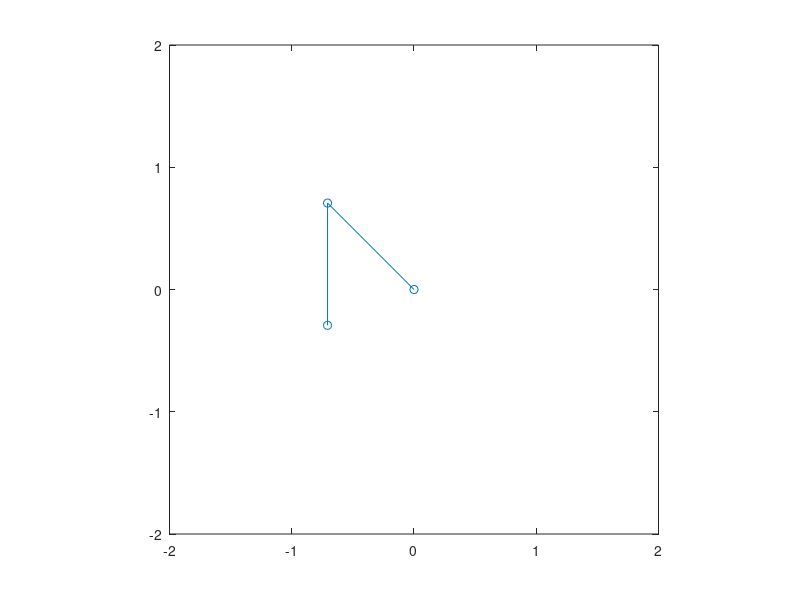

MATLAB code to generate this figure:
%hold off
clear
clc
for t=0:.5:135
%Theta in degrees
T1=t;
T2=t;
%Theta in radians
T1=(T1/180)*pi;
T2=(T2/180)*pi;
%Arm lengths
a1=1; 
a2=1; %Arm 1 length
a3=1;
a4=1; %Arm 2 length
%Calculate the rotation for arm1 and arm2 seperately
R0_1=[cos(T1) -sin(T1) 0;sin(T1) cos(T1) 0; 0 0 1];
R1_2=[cos(T2) -sin(T2) 0;sin(T2) cos(T2) 0; 0 0 1];
%Roational Transformation Matrix
R0_2=(R0_1*R1_2);
%Calculate the Displacement for arm1 and arm2 seperately
D0_1=[a2*cos(T1);a2*sin(T1);a1];
D1_2=[a4*cos(T2);a4*sin(T2);a3];
%Calculate Homogeneous Transformation for arm1 and arm2 
H0_1=[R0_1 D0_1;0 0 0 1]
H1_2=[R1_2 D1_2;0 0 0 1];
%Homogeneous Transformation Matrix
H0_2=(H0_1*H1_2);
%End Effector Position in X-Y-Coordinate System
x=H0_2(1,4)
y=H0_2(2,4)
%Plot End Effector Position 
x=[0 H0_1(1,4) H0_2(1,4)];
y=[0 H0_1(2,4) H0_2(2,4)];
%Plot End Effector Position 
plot(x,y,'o-'); 
axis equal
axis([-2 2 -2 2])
pause(.01)
end